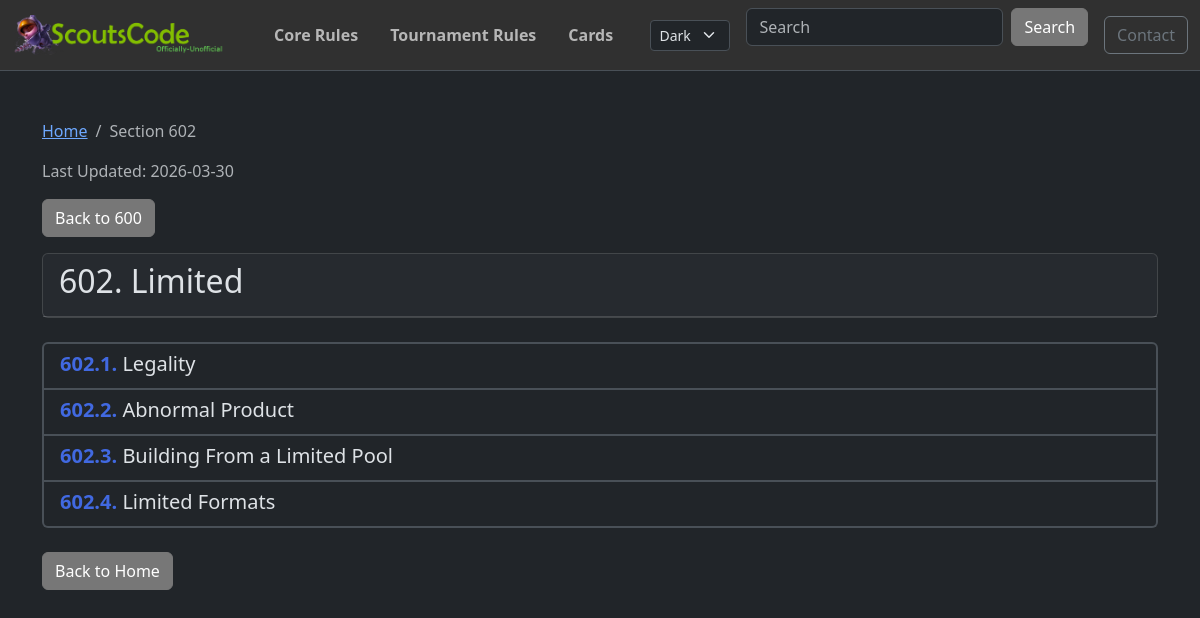
The page /trsections/602/ on the database its author committed.
### post/models.py (models this page shows, shortened)
class RuleSection(models.Model):
    RULE_TYPE_CHOICES = [
        ("TR", "Tournament Rules"),
        ("CR", "Comprehensive Rules"),
    ]
    rule_type = models.CharField(max_length=2, choices=RULE_TYPE_CHOICES)
    section = models.CharField(max_length=50, db_index=True)  # e.g., "703.4.a.5"
    text = models.TextField()
    annotations = models.TextField(blank=True, default="")
    parent = models.ForeignKey(
        "self", on_delete=models.CASCADE, null=True, blank=True, related_name="children"
    )
    order = models.IntegerField(default=0)
    class Meta:
        ordering = ["rule_type", "order", "section"]
        unique_together = ["rule_type", "section"]
        indexes = [
            models.Index(fields=["rule_type", "section"]),
            models.Index(fields=["parent", "order"]),
        ]
    def get_top_level_section(self):
        parts = self.section.split(".")
        first_part = parts[0]
        if len(first_part) >= 3:
            return first_part[0] + "00"
        return first_part
    def to_dict(self, include_children=True):
        data = {
            "section": self.section,
            "text": self.text,
            "annotations": self.annotations,
            "children": [],
        }
        if include_children:
            for child in self.children.all():
                data["children"].append(child.to_dict(include_children=True))
        return data

### post/views.py (the view)
# urls.py: path("trsections/<str:section>/", trsection_detail, name="trsection_detail"),
def trsection_detail(request, section):
    try:
        section_obj = RuleSection.objects.prefetch_related(
            "children__children__children__children"
        ).get(rule_type="TR", section=section)
    except RuleSection.DoesNotExist:
        raise Http404(f"Section {section} not found")
    data = section_obj.to_dict()
    top_level = section_obj.get_top_level_section()
    is_top_level = section == top_level
    data = format_section_text(data, section_type="tr")
    parent_section = None
    if section_obj.parent:
        parent_section = section_obj.parent.section
    context = {
        "section": data,
        "json_url": f"/trsections/{top_level}/",
        "is_top_level": is_top_level,
        "parent_section": parent_section,
        "last_updated": get_rules_last_updated("TR"),
    }
    return render(request, "trsection_detail.html", context)

### post/context_processors.py (called while the page is built)
def global_site_data(request):
    data = cache.get("global_site_data")
    if data is not None:
        return data
    copyright_asset = TextAsset.objects.filter(asset_type="copyright").first()
    logo_asset = TextAsset.objects.filter(asset_type="logo").first()
    default_copyright = "© 2025 Copyright "
    data = {
        "copyright_text": copyright_asset.content
        if copyright_asset
        else default_copyright,
        "logo_asset": logo_asset,
        "copyright_asset": copyright_asset,
    }
    cache.set("global_site_data", data, CACHE_TTL)
    return data

### post/views.py (called while the page is built, shortened)
def bold_before_colon(text):
    if ":" in text:
        parts = text.split(":", 1)
        return f"<strong>{parts[0]}:</strong>{parts[1]}"
    return text

def format_section_text(section_data, section_type="tr"):
    section_data["text"] = linkify_references(section_data["text"], section_type)
    section_data["text"] = bold_before_colon(section_data["text"])
    for child in section_data.get("children", []):
        child_section_str = child.get("section", "")
        has_letter = any(
            letter in child_section_str for letter in ["a", "b", "c", "d", "e"]
        )
        has_children = len(child.get("children", [])) > 0
        will_be_clickable_link = has_children and not has_letter
        if not will_be_clickable_link:
            child["text"] = linkify_references(child["text"], section_type)
        child["text"] = bold_before_colon(child["text"])
        for grandchild in child.get("children", []):
            format_section_text(grandchild, section_type)
    return section_data

def get_rules_last_updated(rule_type):
    if rule_type in _rules_last_updated_cache:
        return _rules_last_updated_cache[rule_type]

### post/templates/trsection_detail.html (shortened to what this page needs)
{% extends 'base.html' %}
{% load static %}
{% block content %}
    <div class="trsection-detail">
        <nav aria-label="breadcrumb">
            <ol class="breadcrumb">
                <li class="breadcrumb-item"><a href="/">Home</a></li>
                <li class="breadcrumb-item active" aria-current="page">Section {{ section.section }}</li>
            </ol>
        </nav>
        <p class="text-muted">Last Updated: {{ last_updated }}</p>
        {% if parent_section %}
        <div class="mb-3">
            <a href="/trsections/{{ parent_section }}/" class="btn btn-secondary">
                 Back to {{ parent_section }}
            </a>
        </div>
        {% endif %}
        <div class="card mb-4">
            <div class="card-header">
                <div class="d-flex justify-content-between align-items-start">
                    <h2>{{ section.section }}. {{ section.text|safe }}</h2>
                </div>
            </div>
        </div>
        {% if is_top_level %}
            {% if section.children %}
                <div class="list-group mb-4">
                    {% for child in section.children %}
                        <a href="/trsections/{{ child.section }}/" class="list-group-item list-group-item-action">
                            <h5 class="mb-1"><span class="rule-number">{{ child.section }}.</span> {{ child.text|safe }}</h5>
                        </a>
                    {% endfor %}
                </div>
            {% else %}
                <div class="alert alert-info">This section has no subsections.</div>
            {% endif %}
        {% else %}
            {% if section.children %}
                <div class="list-group mb-4">
                    {% for child in section.children %}
                        {% if 'a' in child.section or 'b' in child.section or 'c' in child.section or 'd' in child.section or 'e' in child.section %}
                            <div class="list-group-item">
                                <div class="d-flex justify-content-between align-items-start">
                                    <h5 class="mb-2">{{ child.section }}. {{ child.text|safe }}</h5>
                                    {% if user.is_authenticated %}
                                    <button class="btn btn-sm btn-outline-primary ms-2 edit-annotation-btn" data-section="{{ child.section }}" data-rule-type="TR">Edit</button>
                                    {% endif %}
                                </div>
                                <div id="editor-container-{{ child.section }}" class="editor-container" data-annotation="{{ child.annotations }}">
                                    <div id="editor-{{ child.section }}" class="mb-2"></div>
                                    <button class="btn btn-sm btn-success save-annotation-btn" data-section="{{ child.section }}" data-rule-type="TR">Save</button>
                                    <button class="btn btn-sm btn-secondary cancel-annotation-btn" data-section="{{ child.section }}">Cancel</button>
                                </div>
                                {% if child.annotations %}
                                <div class="annotation-display">
                                    {{ child.annotations|safe }}
                                </div>
                                {% endif %}
                                {% if child.children %}
                                    {% for subchild in child.children %}
                                        <div class="ps-3 mb-2">
                                            <div class="d-flex justify-content-between align-items-start">
                                                <div><strong>{{ subchild.section }}.</strong> {{ subchild.text|safe }}</div>
                                                {% if user.is_authenticated %}
                                                <button class="btn btn-sm btn-outline-primary ms-2 edit-annotation-btn" data-section="{{ subchild.section }}" data-rule-type="TR">Edit</button>
                                                {% endif %}
                                            </div>
                                            <div id="editor-container-{{ subchild.section }}" class="editor-container" data-annotation="{{ subchild.annotations }}">
                                                <div id="editor-{{ subchild.section }}" class="mb-2"></div>
                                                <button class="btn btn-sm btn-success save-annotation-btn" data-section="{{ subchild.section }}" data-rule-type="TR">Save</button>
                                                <button class="btn btn-sm btn-secondary cancel-annotation-btn" data-section="{{ subchild.section }}">Cancel</button>
                                            </div>
                                            {% if subchild.annotations %}
                                            <div class="annotation-display">
                                                {{ subchild.annotations|safe }}
                                            </div>
                                            {% endif %}
                                        </div>
                                    {% endfor %}
                                {% endif %}
                            </div>
                        {% else %}
                            {% if child.children %}
                            <a href="/trsections/{{ child.section }}/" class="list-group-item list-group-item-action">
                                <h5 class="mb-1"><span class="rule-number">{{ child.section }}.</span> {{ child.text|safe }}</h5>
                            </a>
                            {% endif %}
                        {% endif %}
                    {% endfor %}
                </div>
            {% endif %}
        {% endif %}
        <div class="mt-4">
            <a href="/" class="btn btn-secondary">Back to Home</a>
        </div>
    </div>
{% endblock %}

### static/css/style.css (style rules this page uses)
:root { --custom-primary: #3498db; --custom-secondary: rgb(119, 119, 119); --custom-navbar-color: #303030; }
[data-bs-theme="dark"] { --custom-body-color: #212529; --custom-main-color: #ffffff; }
.btn-secondary { background-color: var(--custom-secondary); border-color: var(--custom-secondary); color: #fff; }
.list-group-item-action { border-width: 2px; font-weight: 500; }
.list-group-item-action .rule-number { color: #4169e1 !important; font-weight: 600; }
a.list-group-item-action h5 .rule-number { color: #4169e1 !important; }

### rows shown on the page
RuleSection: section "602", text "Limited"
RuleSection: section "600"
RuleSection: section "602.1", text "Legality"
RuleSection: section "602.2", text "Abnormal Product"
RuleSection: section "602.3", text "Building From a Limited Pool"
RuleSection: section "602.4", text "Limited Formats"

### other values the page prints
{{ last_updated }} "2026-03-30"
